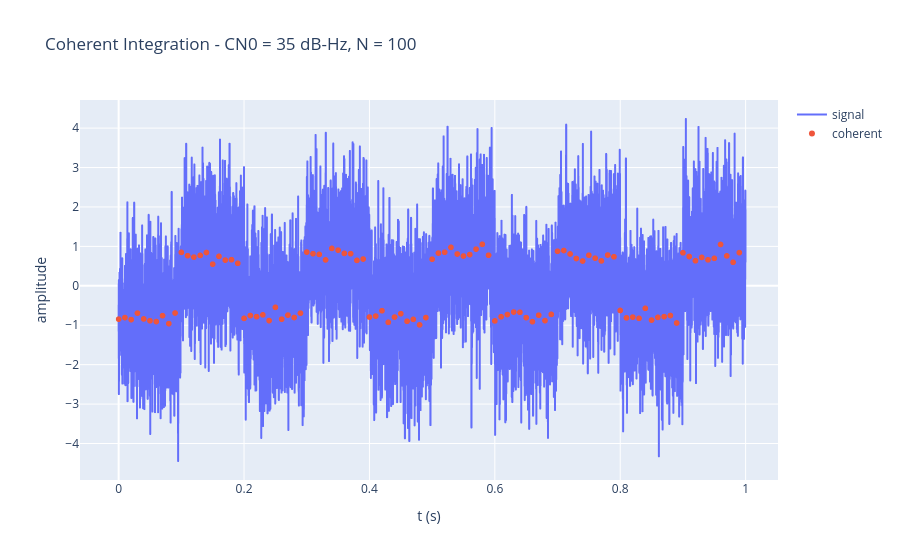

The cell this chart's notebook holds for it:
### Markdown cell above
## Coherent Integration

To properly find the bits we want to raise the signal to noise ratio of the signal and we can do this via a very simple digital signal processing method - integration.

To understand why this works we will have to cover some basic math. Recall that:

$$
n \sim \mathcal{N}(0,1)
$$

The discrete signal of interest is:

$$
s_k = B_k A  + n_k 
$$

- $B_k$ can only ever be $\pm 1$ - so we'll simplify that to 1
- $A$ is constant based on CN0 

With this simplification 

$$
s \sim \mathcal{N}(A,1)
$$

The signal to noise ratio of a signal is signal power over noise power. 

$$
SNR = \frac{A^2}{\sigma^2}
$$

Since $\sigma=1$ that means:

$$
SNR_s = \frac{A^2}{1} = A^2 
$$

Now we can introduce integration. Statistics tells us the following rule

If 
$$
a_k \sim \mathcal{N}(A,\sigma^2)
$$

Then 
$$
b = \sum_{k=1}^{N} a_k \sim \mathcal{N}( NA , N\sigma^2 )
$$

And following this we can calculate:

$$
SNR_b = \frac{ (NA)^2 }{ N\sigma^2 } = \frac{ N^2 A^2 }{ N \sigma^2 } = \frac{NA^2}{\sigma^2} = N \cdot SNR_s
$$

In short summation / integration raises the signal to noise ratio of a signal by a factor of $N$ - the number of samples being summed over

This only works because every sample in the sum has the same mean $A$; the signal adds up *in phase*, or **coherently**. If $B_k$ flips sign partway through the sum, the signal terms start cancelling while the noise keeps growing. That's why the slider below only offers values of $N$ that fit evenly inside one bit, and it's the problem the next section deals with.

Note: the plot below shows the **average** ($b/N$) rather than the raw sum, so it stays on the same scale as the original signal. Dividing by $N$ scales signal and noise equally, so the SNR is unchanged: $\mathcal{N}(A, \sigma^2/N)$. Instead of the bits growing, you'll see the noise around them shrink by $\sqrt{N}$.

### Code cell
# coherent integration length - samples
# only divisors of samplesPerBit, so no block of N samples straddles a bit edge
samplesPerBit = int( Fs / Fb )
validN = [ n for n in range( 1, samplesPerBit + 1 ) if samplesPerBit % n == 0 ]
N = widgets.SelectionSlider( options=validN, value=validN[4], description="N (samples)", continuous_update=False )

# one plot, redrawn in place when either slider moves
display( N )
coherentPlot = display( plotCoherent( t, signal, CN0.value, N.value )._repr_mimebundle_(), raw=True, display_id=True )
redrawCoherent = lambda change: coherentPlot.update( plotCoherent( t, signal, CN0.value, N.value )._repr_mimebundle_(), raw=True )
N.observe( redrawCoherent, names="value" )
CN0.observe( redrawCoherent, names="value" )

### Figure 1 — Plotly figure (JSON) as saved in the notebook; plotly's stock layout.template omitted (floating-point values rounded to 4 significant figures; data arrays with more than 128 entries replaced by an {"elided": "..."} marker saying what was removed)
{"data": [{"mode": "lines", "name": "signal", "type": "scattergl", "x": {"elided": "10000 float values"}, "y": {"elided": "10000 float values"}}, {"mode": "markers", "name": "coherent", "type": "scattergl", "x": [0.0, 0.01, 0.02, 0.03, 0.04, 0.05, 0.06, 0.07, 0.08, 0.09, 0.1, 0.11, 0.12, 0.13, 0.14, 0.15, 0.16, 0.17, 0.18, 0.19, 0.2, 0.21, 0.22, 0.23, 0.24, 0.25, 0.26, 0.27, 0.28, 0.29, 0.3, 0.31, 0.32, 0.33, 0.34, 0.35, 0.36, 0.37, 0.38, 0.39, 0.4, 0.41, 0.42, 0.43, 0.44, 0.45, 0.46, 0.47, 0.48, 0.49, 0.5, 0.51, 0.52, 0.53, 0.54, 0.55, 0.56, 0.57, 0.58, 0.59, 0.6, 0.61, 0.62, 0.63, 0.64, 0.65, 0.66, 0.67, 0.68, 0.69, 0.7, 0.71, 0.72, 0.73, 0.74, 0.75, 0.76, 0.77, 0.78, 0.79, 0.8, 0.81, 0.82, 0.83, 0.84, 0.85, 0.86, 0.87, 0.88, 0.89, 0.9, 0.91, 0.92, 0.93, 0.94, 0.95, 0.96, 0.97, 0.98, 0.99], "y": [-0.8455, -0.8059, -0.8576, -0.6928, -0.8402, -0.8866, -0.907, -0.757, -0.9595, -0.6895, 0.8481, 0.7646, 0.7277, 0.7713, 0.8451, 0.5488, 0.747, 0.6525, 0.6632, 0.5707, -0.8264, -0.755, -0.782, -0.7363, -0.8823, -0.5458, -0.8476, -0.743, -0.8041, -0.6934, 0.8551, 0.8147, 0.7963, 0.6571, 0.9485, 0.9051, 0.8219, 0.8155, 0.6449, 0.6791, -0.793, -0.7683, -0.6321, -0.926, -0.7929, -0.7072, -0.8988, -0.8516, -0.9906, -0.8059, 0.6742, 0.8297, 0.8512, 0.9756, 0.8066, 0.755, 0.7929, 0.9302, 1.053, 0.7755, -0.8901, -0.7842, -0.7282, -0.6652, -0.6713, -0.8072, -0.9091, -0.7448, -0.8825, -0.7248, 0.8759, 0.8954, 0.8073, 0.6926, 0.6285, 0.7758, 0.7005, 0.6313, 0.7805, 0.7364, -0.6258, -0.8136, -0.7939, -0.8243, -0.5713, -0.8696, -0.8005, -0.7817, -0.754, -0.9429, 0.838, 0.7431, 0.6355, 0.7207, 0.659, 0.6964, 1.049, 0.7587, 0.5966, 0.8418]}], "layout": {"title": {"text": "Coherent Integration - CN0 = 35 dB-Hz, N = 100"}, "xaxis": {"title": {"text": "t (s)"}}, "yaxis": {"title": {"text": "amplitude"}}}}
